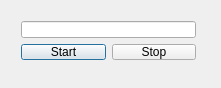
<?xml version="1.0" encoding="UTF-8"?>
<ui version="4.0">
 <class>Dialog</class>
 <widget class="QDialog" name="Dialog">
  <property name="geometry">
   <rect>
    <x>0</x>
    <y>0</y>
    <width>221</width>
    <height>88</height>
   </rect>
  </property>
  <property name="windowTitle">
   <string>Dialog</string>
  </property>
  <widget class="QWidget" name="">
   <property name="geometry">
    <rect>
     <x>10</x>
     <y>10</y>
     <width>197</width>
     <height>61</height>
    </rect>
   </property>
   <layout class="QVBoxLayout" name="verticalLayout">
    <item>
     <widget class="QLineEdit" name="lineEdit"/>
    </item>
    <item>
     <layout class="QHBoxLayout" name="horizontalLayout">
      <item>
       <widget class="QPushButton" name="pushButton">
        <property name="text">
         <string>Start</string>
        </property>
       </widget>
      </item>
      <item>
       <widget class="QPushButton" name="pushButton_2">
        <property name="text">
         <string>Stop</string>
        </property>
       </widget>
      </item>
     </layout>
    </item>
   </layout>
  </widget>
 </widget>
 <layoutdefault spacing="6" margin="11"/>
 <resources/>
 <connections/>
</ui>
